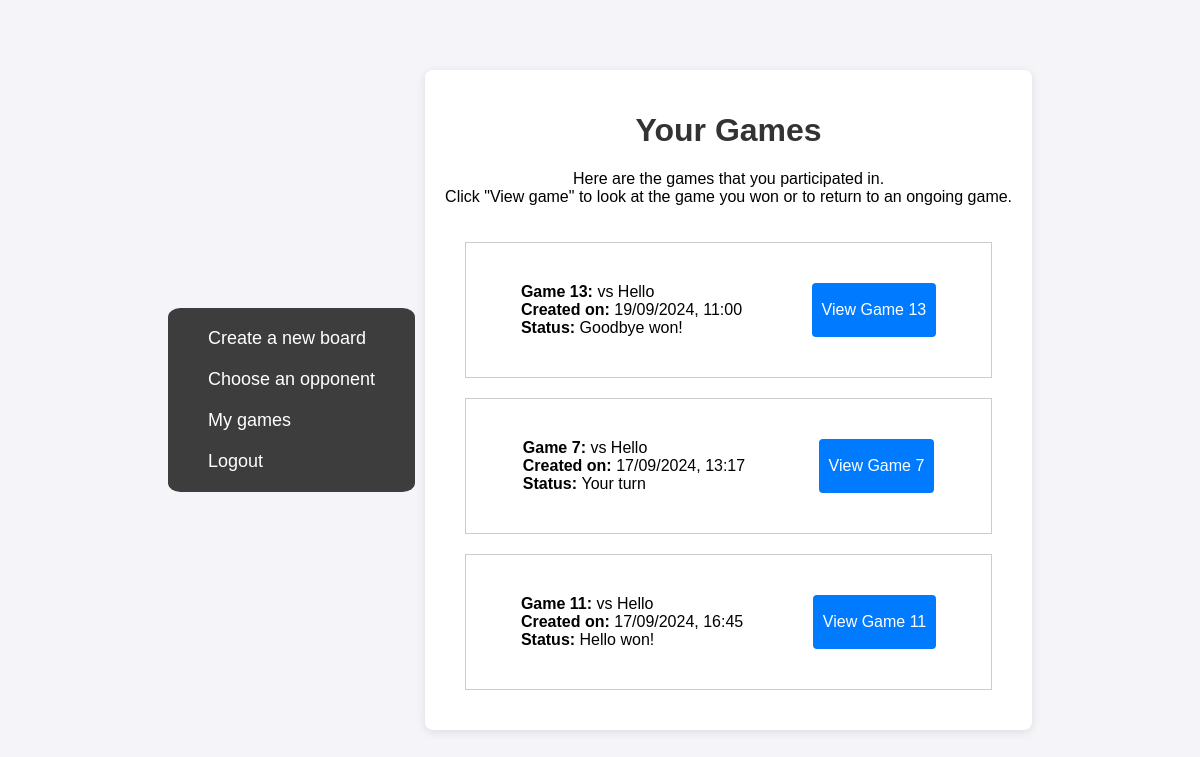
Screenshot of /games/ (signed in) with the database file from the repository.
### application/models.py (models this page shows, shortened)
class Game(models.Model):
    player_1 = models.ForeignKey('auth.User', related_name='games_as_player1', on_delete=models.CASCADE)
    player_2 = models.ForeignKey('auth.User', related_name='games_as_player2', on_delete=models.CASCADE)
    player_1_board = models.ForeignKey(Board, related_name='games_as_player1_board', on_delete=models.CASCADE,default=1)
    player_2_board = models.ForeignKey(Board, related_name='games_as_player2_board', on_delete=models.CASCADE,default=1)
    current_turn = models.ForeignKey('auth.User', related_name='current_turn_games', on_delete=models.CASCADE)
    winner = models.ForeignKey('auth.User', related_name='winner', on_delete=models.CASCADE, null=True, blank=True)
    created_at = models.DateTimeField(auto_now_add=True)
    updated_at = models.DateTimeField(auto_now=True)

### application/views.py (the view)
# urls.py: path('games/', views.games_view, name='games_list'),
@login_required
def games_view(request):
    user = request.user
    games_as_player_1 = Game.objects.filter(player_1=user)
    games_as_player_2 = Game.objects.filter(player_2=user)
    games = games_as_player_1 | games_as_player_2
    return render(request, 'games_list.html', {'games': games})

### application/templates/games_list.html (shortened to what this page needs)
{% load static %}
<!DOCTYPE html>
<html lang="en">
<head>
    <link rel="stylesheet" href="{% static 'application/styles.css' %}">
</head>
<body>
    <nav class="navbar">
        <ul class="navbar-menu">
            <li class="navbar-item">
                <a href="{% url 'create_board' %}">Create a new board</a>
                <a href="{% url 'connect_tables'%}">Choose an opponent</a>
                <a href="{% url 'games_list'%}">My games</a>
                <a href="{% url 'logout' %}">Logout</a>
            </li>
        </ul>
    </nav>
    <div class="container">
    <h1>Your Games</h1>
    <p>Here are the games that you participated in.
    <br>Click "View game" to look at the game you won or to return to an ongoing game.
    </p>
    <div class="board-list">
        {% for game in games %}
            <div class="game-boards game-board">
                <div style="margin:20px;">
                    <b>Game {{ game.id }}:</b>
                    vs
                    {% if game.player_1 == user %}
                        {{ game.player_2.username }}
                    {% else %}
                        {{ game.player_1.username }}
                    {% endif %}
                    <br>
                    <b>Created on:</b> {{ game.created_at|date:"d/m/Y, H:i" }}
                    <br>
                    <b>Status: </b>
                    {% if game.winner %}
                        {{game.winner}} won!
                    {% elif game.current_turn == user %}
                        Your turn
                    {% else %}
                        {{ game.current_turn.username }}'s turn
                    {% endif %}
                    <br>
                </div>
                <button type="button" style="margin:20px;"onclick="window.location.href='{% url 'game_view' game_id=game.id %}'">View Game {{ game.id }} </button>
            </div>
        {% empty %}
            <p>You have not participated in any games yet.</p>
        {% endfor %}
    </div>
</div>
</body>
</html>

### application/static/application/styles.css (style rules this page uses)
body { background: url("ship.png") no-repeat center center fixed; }
body { font-family: Arial, sans-serif; background-color: rgb(244, 244, 249); margin: 0; padding: 0; display: flex; justify-content: center; align-items: center; height: 100vh; }
.container { overflow-y: auto; background-color: #fff; padding: 20px; border-radius: 8px; box-shadow: 0 2px 10px rgba(0, 0, 0, 0.1); max-height: 80%; flex-direction: column; justify-content: center; }
h1 { text-align: center; color: #333; }
button[type="button"] { padding: 10px; background-color: rgb(0, 123, 255); border: none; color: white; border-radius: 4px; cursor: pointer; font-size: 16px; }
p { text-align: center; }
.board-list { max-height: 80%; overflow-y: scroll; }
.game-boards { display: flex; flex-direction: row; justify-content: space-around; }
.game-board { border: 1px solid #ccc; margin:20px; padding:20px; }
.navbar { margin-right:10px; background-color: #333; padding: 10px 20px; border-radius: 5%; opacity: 0.95; }
.navbar-menu { list-style: none; margin: 0; padding: 0; }
.navbar-item a { text-decoration: none; color: white; font-size: 18px; padding: 10px 20px; display: block; border-radius: 5px; }

### rows the page displays
Game: id "13", player_2.username "Hello", created_at "19/09/2024, 11:00", winner "Goodbye"
Game: id "7", player_1.username "Hello", created_at "17/09/2024, 13:17", shows "Your turn"
Game: id "11", player_1.username "Hello", created_at "17/09/2024, 16:45", winner "Hello"
